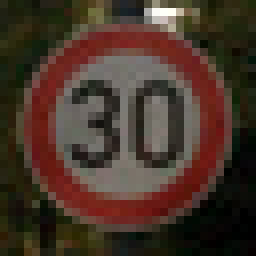
#> input picture sample-signs/1.jpg, 32 x 32 px (shown 8 times larger)
$ jupyter execute --allow-errors Traffic_Sign_Classifier.ipynb   (shell and % lines are left out)   (older library calls are emulated)
#> lines starting #> are read from the running program, lines starting #| are printed output that depends on the picture
# Self-Driving Car Engineer Nanodegree

## Deep Learning

## Project: Build a Traffic Sign Recognition Classifier

In this notebook, a template is provided for you to implement your functionality in stages, which is required to successfully complete this project. If additional code is required that cannot be included in the notebook, be sure that the Python code is successfully imported and included in your submission if necessary.

> **Note**: Once you have completed all of the code implementations, you need to finalize your work by exporting the iPython Notebook as an HTML document. Before exporting the notebook to html, all of the code cells need to have been run so that reviewers can see the final implementation and output. You can then export the notebook by using the menu above and navigating to  \n",
    "**File -> Download as -> HTML (.html)**. Include the finished document along with this notebook as your submission.

In addition to implementing code, there is a writeup to complete. The writeup should be completed in a separate file, which can be either a markdown file or a pdf document. There is a [write up template](https://github.com/udacity/CarND-Traffic-Sign-Classifier-Project/blob/master/writeup_template.md) that can be used to guide the writing process. Completing the code template and writeup template will cover all of the [rubric points](https://review.udacity.com/#!/rubrics/481/view) for this project.

The [rubric](https://review.udacity.com/#!/rubrics/481/view) contains "Stand Out Suggestions" for enhancing the project beyond the minimum requirements. The stand out suggestions are optional. If you decide to pursue the "stand out suggestions", you can include the code in this Ipython notebook and also discuss the results in the writeup file.

>**Note:** Code and Markdown cells can be executed using the **Shift + Enter** keyboard shortcut. In addition, Markdown cells can be edited by typically double-clicking the cell to enter edit mode.

---
## Step 0: Load The Data

Prerequisites: install OpenCV

`conda install -c menpo opencv`

[cell 1]
# Load pickled data
import pickle
import pandas as pd


# TODO: Fill this in based on where you saved the training and testing data

training_file = "./testdata/train.p"
validation_file= "./testdata/valid.p"
testing_file = "./testdata/test.p"

#> (the rest of this cell did not finish here and is left out)

---

## Step 1: Dataset Summary & Exploration

The pickled data is a dictionary with 4 key/value pairs:

- `'features'` is a 4D array containing raw pixel data of the traffic sign images, (num examples, width, height, channels).
- `'labels'` is a 1D array containing the label/class id of the traffic sign. The file `signnames.csv` contains id -> name mappings for each id.
- `'sizes'` is a list containing tuples, (width, height) representing the original width and height the image.
- `'coords'` is a list containing tuples, (x1, y1, x2, y2) representing coordinates of a bounding box around the sign in the image. **THESE COORDINATES ASSUME THE ORIGINAL IMAGE. THE PICKLED DATA CONTAINS RESIZED VERSIONS (32 by 32) OF THESE IMAGES**

Complete the basic data summary below. Use python, numpy and/or pandas methods to calculate the data summary rather than hard coding the results. For example, the [pandas shape method](http://pandas.pydata.org/pandas-docs/stable/generated/pandas.DataFrame.shape.html) might be useful for calculating some of the summary results.

### Provide a Basic Summary of the Data Set Using Python, Numpy and/or Pandas

[cell 2]
import numpy as np

### Replace each question mark with the appropriate value.
### Use python, pandas or numpy methods rather than hard coding the results

# Number of training examples
#> (the rest of this cell did not finish here and is left out)

### Include an exploratory visualization of the dataset

Visualize the German Traffic Signs Dataset using the pickled file(s). This is open ended, suggestions include: plotting traffic sign images, plotting the count of each sign, etc.

The [Matplotlib](http://matplotlib.org/) [examples](http://matplotlib.org/examples/index.html) and [gallery](http://matplotlib.org/gallery.html) pages are a great resource for doing visualizations in Python.

**NOTE:** It's recommended you start with something simple first. If you wish to do more, come back to it after you've completed the rest of the sections. It can be interesting to look at the distribution of classes in the training, validation and test set. Is the distribution the same? Are there more examples of some classes than others?

[cell 3]
### Data exploration visualization code goes here.
### Feel free to use as many code cells as needed.
import matplotlib.pyplot as plt
import matplotlib.image as mpimg
import matplotlib
from random import randint
import cv2

# Visualizations will be shown in the notebook.
plt.rcParams["figure.figsize"] = [14, 4]

f, axarr = plt.subplots(2,12)
#> (the rest of this cell did not finish here and is left out)

## Data Preparation ##

To prevent overfitting we need to feed more data to the neural network. From every image in training dataset I generate another 5 by appling following operations:
- Rotation in range [-10, 10] degrees
- Translation in random direction on up to 2 pixels
- Upscaling 100..120%

The extended dataset is stored in the file system to save time in next iterations

[cell 4]
import random
import matplotlib.pyplot as plt
import cv2

# [41 lines left out: function transform_image, not called in this run]

NEW_IMAGE_COUNT = 5

#> (the rest of this cell did not finish here and is left out)

----

## Step 2: Design and Test a Model Architecture

Design and implement a deep learning model that learns to recognize traffic signs. Train and test your model on the [German Traffic Sign Dataset](http://benchmark.ini.rub.de/?section=gtsrb&subsection=dataset).

The LeNet-5 implementation shown in the [classroom](https://classroom.udacity.com/nanodegrees/nd013/parts/fbf77062-5703-404e-b60c-95b78b2f3f9e/modules/6df7ae49-c61c-4bb2-a23e-6527e69209ec/lessons/601ae704-1035-4287-8b11-e2c2716217ad/concepts/d4aca031-508f-4e0b-b493-e7b706120f81) at the end of the CNN lesson is a solid starting point. You'll have to change the number of classes and possibly the preprocessing, but aside from that it's plug and play!

With the LeNet-5 solution from the lecture, you should expect a validation set accuracy of about 0.89. To meet specifications, the validation set accuracy will need to be at least 0.93. It is possible to get an even higher accuracy, but 0.93 is the minimum for a successful project submission.

There are various aspects to consider when thinking about this problem:

- Neural network architecture (is the network over or underfitting?)
- Play around preprocessing techniques (normalization, rgb to grayscale, etc)
- Number of examples per label (some have more than others).
- Generate fake data.

Here is an example of a [published baseline model on this problem](http://yann.lecun.com/exdb/publis/pdf/sermanet-ijcnn-11.pdf). It's not required to be familiar with the approach used in the paper but, it's good practice to try to read papers like these.

### Pre-process the Data Set (normalization, grayscale, etc.)

Minimally, the image data should be normalized so that the data has mean zero and equal variance. For image data, `(pixel - 128)/ 128` is a quick way to approximately normalize the data and can be used in this project.

Other pre-processing steps are optional. You can try different techniques to see if it improves performance.

Use the code cell (or multiple code cells, if necessary) to implement the first step of your project.

[cell 5]
### Preprocess the data here. It is required to normalize the data. Other preprocessing steps could include
### converting to grayscale, etc.
### Feel free to use as many code cells as needed.
import pickle
import matplotlib
import cv2

# Load extended dataset
print("Loading dataset...")

#> (the rest of this cell did not finish here and is left out)

### Model Architecture ###

[cell 6]
### Define your architecture here.
### Feel free to use as many code cells as needed.

import tensorflow as tf
from tensorflow.contrib.layers import flatten

print('TensorFlow Version: {}'.format(tf.__version__))

# [86 lines left out: function conv_net, not called in this run]

### Train, Validate and Test the Model

A validation set can be used to assess how well the model is performing. A low accuracy on the training and validation
sets imply underfitting. A high accuracy on the training set but low accuracy on the validation set implies overfitting.

[cell 7]
### Train your model here.
### Calculate and report the accuracy on the training and validation set.
### Once a final model architecture is selected,
### the accuracy on the test set should be calculated and reported as well.
### Feel free to use as many code cells as needed.

from sklearn.utils import shuffle
import os

EPOCHS = 25
BATCH_SIZE = 128
rate = 0.001
keep_probability = 0.5

acc_history = np.empty((EPOCHS, 2), dtype=np.float32)

# Features and Labels
#> (the rest of this cell did not finish here and is left out)

[cell 8]
plt.rcParams["figure.figsize"] = [10, 4]
epochs = np.arange(EPOCHS)
plt.plot(epochs, 100 - acc_history[:,0] * 100, label='Training error')
plt.plot(epochs, 100 - acc_history[:,1] * 100, label='Validation error')
plt.xlabel('Epoch')
plt.ylabel('Error (%)')
plt.legend()
plt.show()
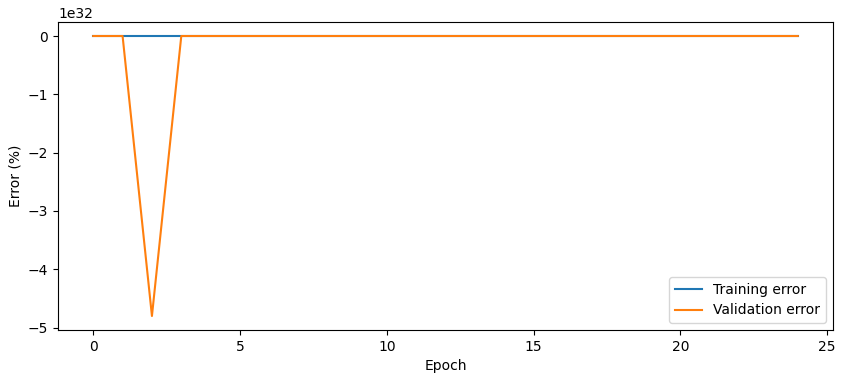
#> figure drawn by matplotlib, 1 panel; curve peaks at x = 3, y = 5.97e+21; curve peaks at x = 0, y = 100
#> further down, image is the input picture: shape (32, 32, 3); mean R, G, B 70.7, 52.6, 41.1

---

## Step 3: Test a Model on New Images

To give yourself more insight into how your model is working, download at least five pictures of German traffic signs from the web and use your model to predict the traffic sign type.

You may find `signnames.csv` useful as it contains mappings from the class id (integer) to the actual sign name.

### Load and Output the Images

[cell 9]
### Load the images and plot them here.
### Feel free to use as many code cells as needed.
import matplotlib.pyplot as plt
import matplotlib.image as mpimg
import numpy as np
import cv2

imagelist = [['1.jpg', 1], ['2.jpg', 2], ['4.jpg', 4], ['9.jpg', 9], ['11.jpg', 11], ['12.jpg', 12], ['13.jpg', 13], ['14.jpg', 14], ['17.jpg', 17], ['18.jpg', 18],
            ['24.jpg', 24], ['25.jpg', 25], ['26.jpg', 26], ['28.jpg', 28], ['29.jpg', 29], ['33.jpg', 33], ['36.jpg', 36], ['38.jpg', 38], ['40.jpg', 40], ['41.jpg', 41]]

real_images = np.empty((len(imagelist), 32, 32, 3), dtype = np.uint8)
real_labels = np.empty(len(imagelist), dtype = np.int32)

plt.rcParams["figure.figsize"] = [12, 8]
f, axarr = plt.subplots(4,5)

index = 0
#> (the rest of this cell did not finish here and is left out)


$ run again, with sample-signs/no_10.jpg copied over sample-signs/1.jpg
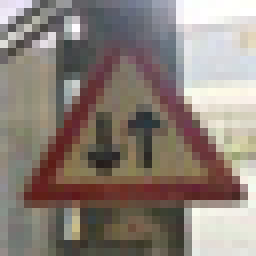
#> input picture sample-signs/no_10.jpg, 32 x 32 px (shown 8 times larger)
#> `plt.show()`:
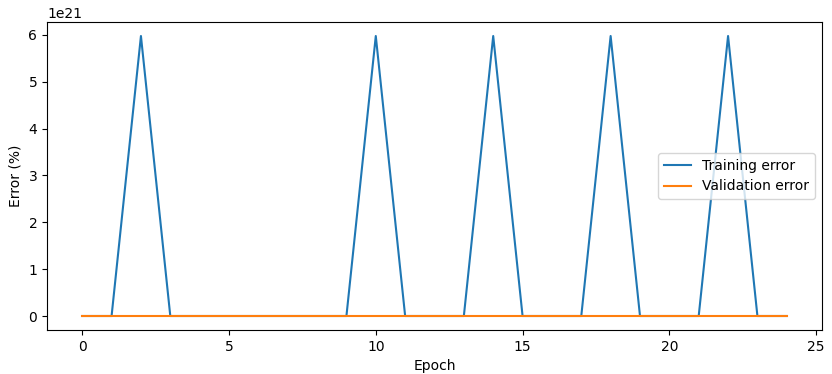
#> figure drawn by matplotlib, 1 panel; curve peaks at x = 22, y = 5.97e+21
#> image is the input picture: shape (32, 32, 3); mean R, G, B 139.3, 128.1, 120.2

$ run again, with sample-signs/no_2.jpg copied over sample-signs/1.jpg
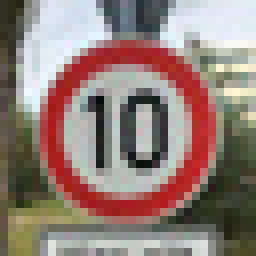
#> input picture sample-signs/no_2.jpg, 32 x 32 px (shown 8 times larger)
#> `plt.show()`:
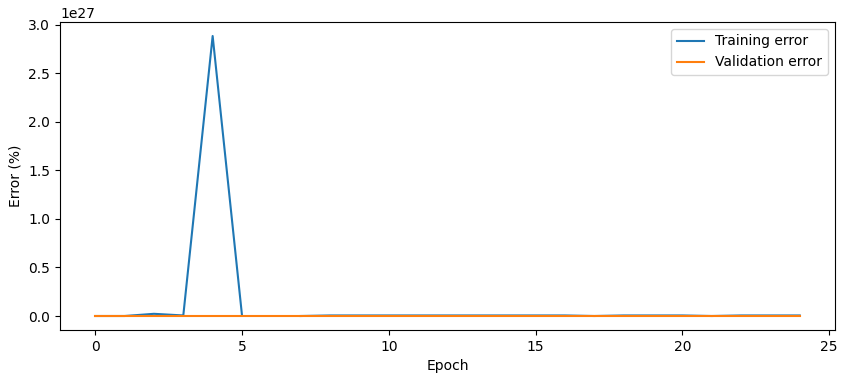
#> figure drawn by matplotlib, 1 panel
#> image is the input picture: shape (32, 32, 3); mean R, G, B 146.1, 127.3, 120.3
